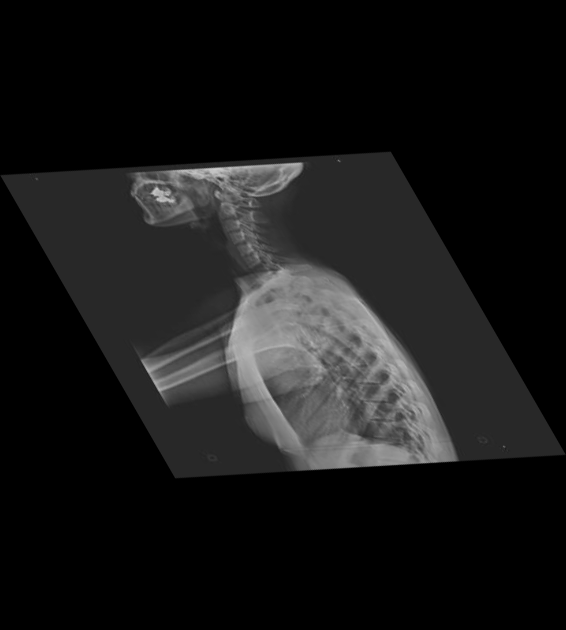
#> input picture images/affined_img.bmp, 566 x 630 px, given in place of img.jpg, which was not available
$ python 5.py
#> lines starting #> are read from the running program, lines starting #| are printed output that depends on the picture; pictures that were not available may be replaced by others from this repository, and a replacement may not be noted
### aghj/홈웤4/gaussian.py
import skimage.io as io
import numpy as np
import matplotlib.pyplot as plt
import skimage.exposure as ex
import scipy.ndimage as ndi


def make_grid2d(size):
    grid = np.linspace(-(size//2), (size//2), size)
    xx,yy = np.meshgrid(grid,grid)
    return xx,yy

def make_gaussian_mask2d(size,sigmma):
    xx,yy = make_grid2d(size)
    mask2d = np.exp(-(xx**2+yy**2)/(2*sigmma**2))
    mask2d /= np.sum(mask2d)
    return mask2d

from mpl_toolkits.mplot3d import Axes3D
# [6 lines left out: function surface_plot, not called in this run]

### aghj/홈웤4/5.py
#median filter
import skimage.io as io
import numpy as np
import matplotlib.pyplot as plt
import skimage.exposure as ex
import scipy.ndimage as ndi
import gaussian as gau
import skimage.transform as tr

original_image = io.imread('images/img.jpg')
#> original_image is the input picture: shape (630, 566); min 0, max 207, mean 23.6
i = io.imread('images/sadimg2.bmp')
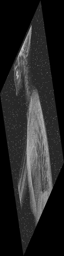
#> input picture images/sadimg2.bmp, 64 x 256 px, found by its file name
#> i is the input picture: shape (256, 64); min 0, max 198, mean 37.4

print(tr.rotate(original_image, 30, resize=True).shape)
#| (828, 805)

gaussian_mask = gau.make_gaussian_mask2d(5,1)

lego_1_original = ndi.convolve(i,gaussian_mask)
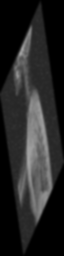
#> lego_1_original: shape (256, 64); min 0, max 163, mean 37.1
lego_1_ori = tr.resize(lego_1_original, (478, 478), order =3)
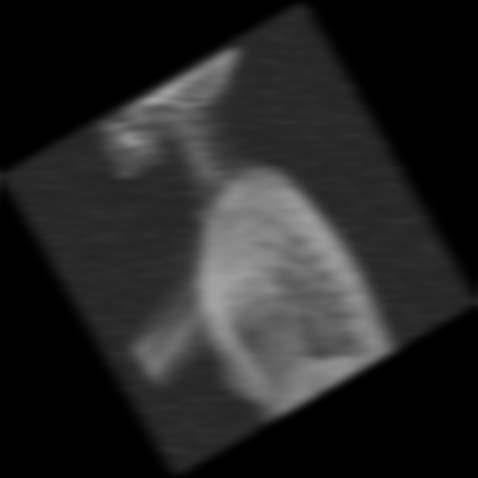
#> lego_1_ori: shape (478, 478) float64; min 0, max 0.639, mean 0.146
lego_2_original = tr.rotate(lego_1_ori, -30)
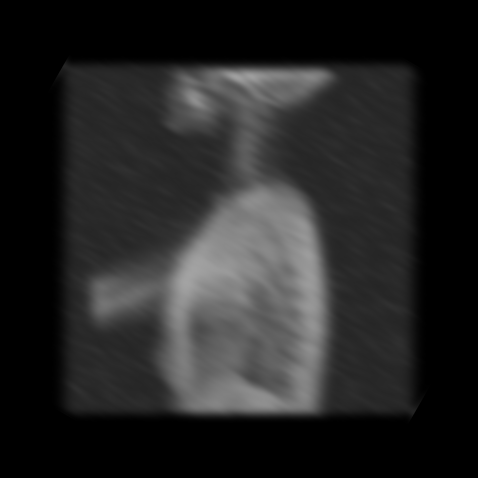
#> lego_2_original: shape (478, 478) float64; min 0, max 0.639, mean 0.146

# 원본 이미지 크기
h, w = original_image.shape[:2]
#> h = 630; w = 566
print(original_image.shape)
#| (630, 566)

# 회전된 이미지 크기
h2, w2 = lego_2_original.shape[:2]
#> h2 = 478; w2 = 478

# 중앙 좌표
center_y, center_x = h2 // 2, w2 // 2
#> center_y = 239; center_x = 239

# 자를 영역 시작, 끝 좌표
start_y = center_y - h // 2
#> start_y = -76
end_y   = center_y + h // 2
#> end_y = 554
start_x = center_x - w // 2
#> start_x = -44
end_x   = center_x + w // 2
#> end_x = 522

# crop (원본 크기만큼 잘라내기)
lego_2_cropped = lego_2_original[start_y:end_y, start_x:end_x]
#> lego_2_cropped: shape (76, 44) float64; every value is 0

plt.subplot(1,4,1)
plt.imshow(i, cmap = 'gray')

plt.subplot(1,4,2)
plt.imshow(lego_1_original, cmap='gray')


plt.subplot(1,4,3)
plt.imshow(lego_1_ori, cmap='gray')

plt.subplot(1,4,4)
plt.imshow(lego_2_cropped,cmap='gray')


plt.show()
